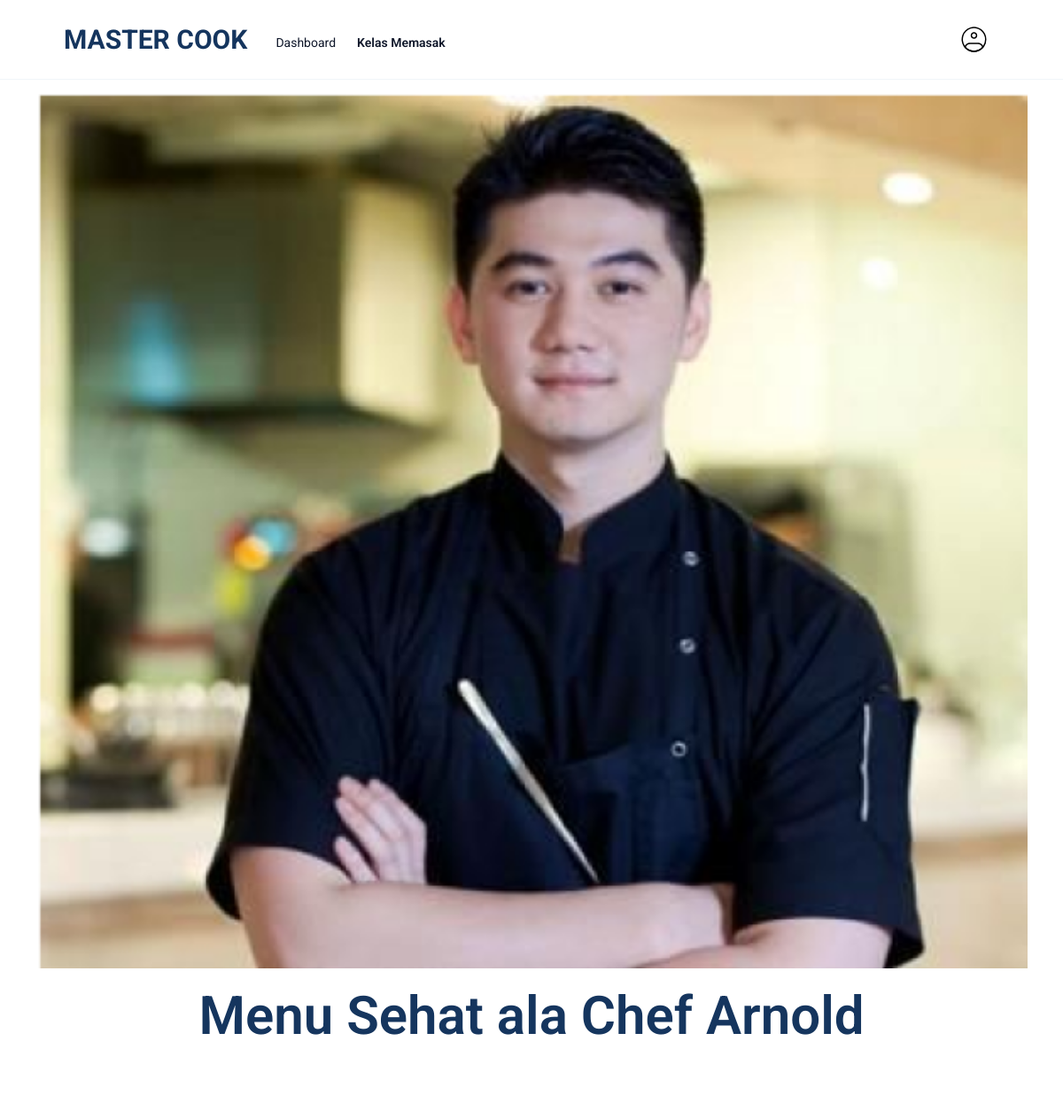
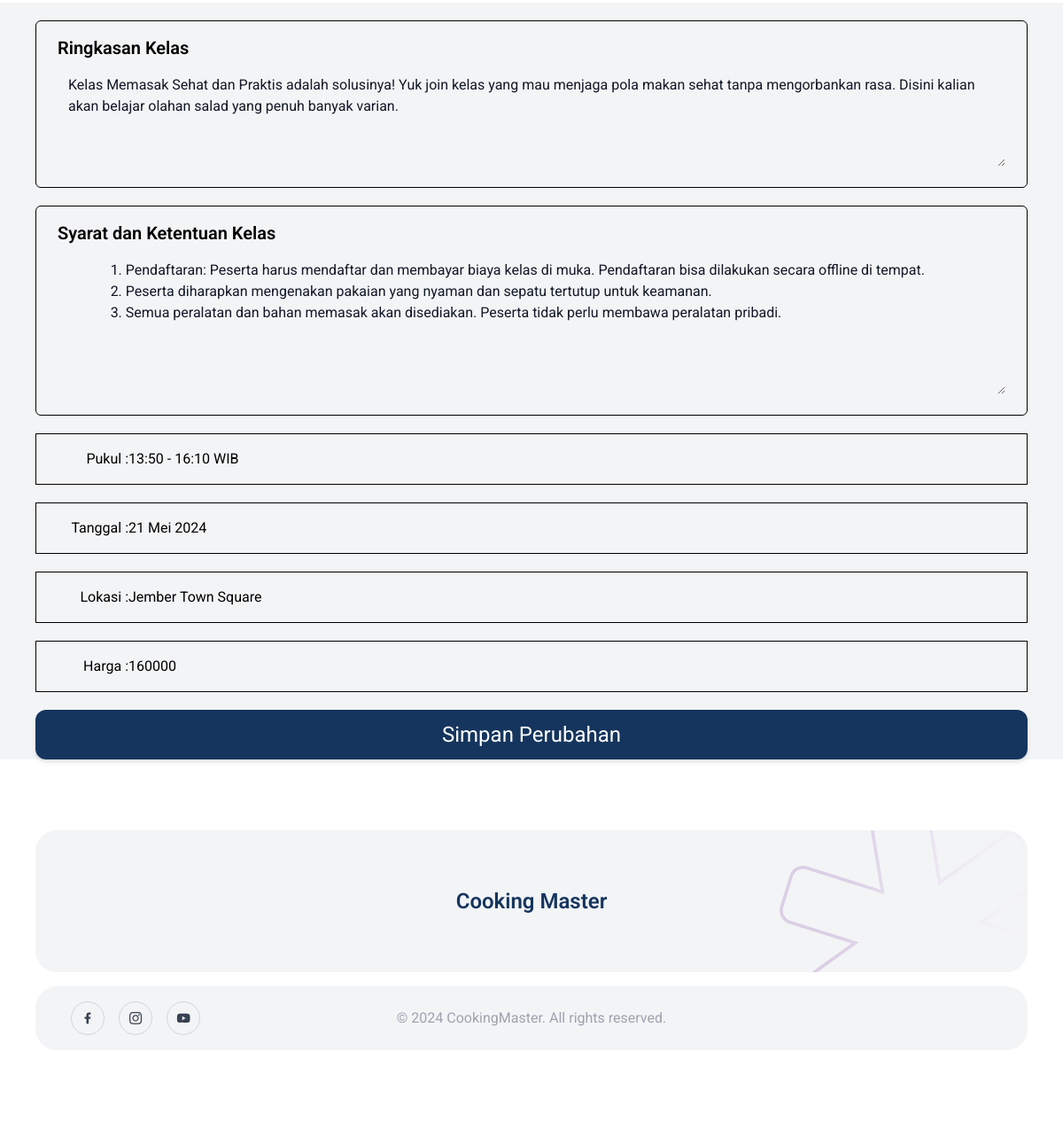
The page /master-cook/chef-edit-kelas/1 on the database its author committed (2 pictures, top to bottom).
### tables this page shows
CREATE TABLE `kelas_masak` (
  `id` int NOT NULL,
  `judul` varchar(60) NOT NULL,
  `ringkasan` text NOT NULL,
  `syarat_dan_ketentuan` text NOT NULL,
  `poster` varchar(100) NOT NULL,
  `pukul` varchar(40) NOT NULL,
  `tanggal` varchar(40) NOT NULL,
  `lokasi` varchar(255) NOT NULL,
  `harga` int NOT NULL,
  `id_user` int NOT NULL
);

### app/View.php (called while the page is built, shortened)
<?php
class View
{
    public static function set(string $page, array $data=[]): void
    {
        extract($data);
        include 'app/Views/'.$page.'.php';
    }
}
?>

### app/controllers/KelasController.php (called while the page is built, shortened)
<?php
class KelasController
{
    public function chefEditKelas($id)
    {
        $mkelas_masak = new KelasMasak();
        $kelas_masak = $mkelas_masak->find($id);
        $muser = new User();
        $user = $muser->find($_SESSION['id']);
        View::set('chef/ubah-kelas-chef',[
            'kelas_masak' => $kelas_masak,
            'user' => $user
        ]);
    }
}
?>

### index.php (called while the page is built, shortened)
<?php
Router::run();
?>

### app/models/kelas_masak.php (called while the page is built, shortened)
<?php
class KelasMasak
{
    private $db;
    private $table = 'kelas_masak';
    public function __construct() {
        $this->db = new Database();
    }
    public function find($value,$column = 'id')
    {
        return $this->db->readOne($this->table,[$column,'=',$value]);
    }
}
?>

### app/Database.php (called while the page is built, shortened)
<?php
class Database
{
    private string $driver = 'mysql';
    private string $host = 'localhost';
    private string $dbname = 'master_cook';
    private string $name = 'root';
    private string $password = '';
    protected \PDO|null $connection = null;
    private function connect(): void
    {
        try {
            $connection = new \PDO($this->driver . ':'.'host=' . $this->host .';dbname=' . $this->dbname, $this->name, $this->password);
            $this->connection = $connection;
        } catch (\PDOException $e) {
            throw $e;
        }
    }
    private function close(): void
    {
        $this->connection = null;
    }
    public function executeQuery(string $sql, array $data = [], bool $fetch_all = false): array|bool
    {
        $this->connection->setAttribute(\PDO::ATTR_ERRMODE, \PDO::ERRMODE_EXCEPTION);
        $statement = $this->connection->prepare($sql);
        $statement->execute($data);
        if($fetch_all) {
            $result = $statement->fetchAll(\PDO::FETCH_ASSOC);
        } else {
            $result = $statement->fetch(\PDO::FETCH_ASSOC);
        }
        return $result;
    }
    public function readOne(string $table, array $condition = [], string $columns = '*'): array|false
    {
        try {
            $sql = "SELECT ". $columns ." FROM $table WHERE ". $condition[0] . " " . $condition[1] . " :" . $condition[0] ." ;";
            $data = [$condition[0] => $condition[2]];
            $result = $this->executeQuery($sql,$data);
            return $result?? null;
        } catch (\PDOException $e) {
            throw $e;
        }
    }
}
?>

### app/views/chef/ubah-kelas-chef.php (the view, shortened to what this page needs)
<!DOCTYPE html>
<html lang="en">
<head>
    <link href="../../master-cook/public/dist/output.css" rel="stylesheet">
</head>
<body class="font-roboto">
<?php $baseurl = '/master-cook/' ?>
    <header class="sticky inset-0 z-50 border-b border-slate-100 bg-white/80 backdrop-blur-lg">
        <nav class="mx-auto flex max-w-6xl gap-8 px-6 transition-all duration-200 ease-in-out lg:px-12 py-4">
            <div class="relative flex items-center">
                <h1 class="justify-center text-3xl font-bold text-light-logo cursor-pointer">MASTER COOK</h1>
            </div>
            <ul class="hidden items-center justify-center gap-6 md:flex">
                <li class="pt-1.5 font-dm text-sm font-normal text-slate-900">
                    <a href="dashboard-chef.html">Dashboard</a>
                </li>
                <li class="pt-1.5 font-dm text-sm font-semibold text-slate-900">
                    <a href="#">Kelas Memasak</a>
                </li>
            </ul>
            <div class="flex-grow"></div>
            <a href="<?=$baseurl . 'chef-profil'?>" class="hidden items-center justify-center gap-10 md:flex">
                <img src="../image/user1.svg" alt="" class="w-full h-[50%]">
            </a>
        </nav>
    </header>
    <div class="flex flex-col space-y-5 mx-10">
        <img src="../image/kelas/<?=$kelas_masak['poster']?>" alt="" class="w-full pt-4">
    </div>
    <div class="my-6 text-center">
        <h3 class="text-light-logo text-6xl font-semibold"><?= $kelas_masak['judul'];?></h3>
    </div>
    <div class="bg-gray-100 mt-20">
        <form action="<?=$baseurl . 'chef-edit-kelas'?>" method="POST" class="flex flex-col space-y-5 mx-10">
            <div class="mb-4 border border-black py-4 rounded-md px-6">
                <label class="block text-black text-xl font-semibold mb-2">
                    Ringkasan Kelas
                </label>
                <textarea
                    class="rounded-xl w-full py-2 px-3 text-gray-900 font-normal bg-transparent outline-none"
                    name="ringkasan" rows="4" placeholder=""><?=$kelas_masak['ringkasan']?></textarea>
            </div>
            <div class="mb-4 border border-black py-4 rounded-md px-6">
                <label class="block text-black text-xl font-semibold mb-2">
                    Syarat dan Ketentuan Kelas
                </label>
                <textarea
                    class="rounded-xl w-full py-2 px-3 text-gray-900 font-normal bg-transparent outline-none"
                    name="syarat_dan_ketentuan" rows="6" placeholder=""><?=$kelas_masak['syarat_dan_ketentuan']?></textarea>
            </div>
            <div class="flex items-center mb-5 border border-black py-2 px-6">
                <label class="w-20 inline-block text-right  text-black">Pukul : </label>
                <input name="pukul" value="<?=$kelas_masak['pukul']?>" required="" type="text" class=" flex-1 py-2 bg-gray-100 placeholder-gray-300 outline-none ">
            </div>
            <div class="flex items-center mb-5 border border-black py-2 px-6">
                <label class="w-20 inline-block text-right  text-black">Tanggal : </label>
                <input name="tanggal" value="<?=$kelas_masak['tanggal']?>" required="" type="text" class=" flex-1 bg-gray-100 py-2 placeholder-gray-300 outline-none ">
            </div>
            <div class="flex items-center mb-5 border border-black py-2 px-6">
                <label class="w-20 inline-block text-right  text-black">Lokasi :  </label>
                <input name="lokasi" value="<?=$kelas_masak['lokasi']?>" required="" type="text" class=" flex-1 bg-gray-100 py-2 placeholder-gray-300 outline-none ">
            </div>
            <div class="flex items-center mb-5 border border-black py-2 px-6">
                <label class="w-20 inline-block text-right  text-black">Harga : </label>
                <input name="harga" value="<?=$kelas_masak['harga']?>" required="" type="text" class=" flex-1 bg-gray-100 py-2 placeholder-gray-300 outline-none ">
            </div>
            <button class=" py-3 px-4 flex w-full justify-center bg-light-logo hover:bg-blue-900 text-white text-2xl font-normal shadow-md rounded-xl"
                type="submit">Simpan Perubahan
            </button>
        </form>
    </div>
    <section class="py-20 bg-white">
        <div class="grid grid-cols-1 gap-x-6 gap-y-4 px-10">
            <div class="rounded-3xl w-full h-[10rem] flex flex-col justify-center items-center bg-gray-100 text-center relative">
                <img src="../image/Vector.png" alt="" class="right-0 w-[25%] absolute z-10 h-full">
                <h1 class="text-center text-2xl font-semibold text-light-logo">Cooking Master</h1>
            </div>
            <div class="rounded-3xl w-full py-6 bg-gray-100 text-center">
                <div class="flex items-center gap-6 justify-center relative">
                    <h1 class=" text-base font-normal text-gray-400 text-center">© 2024 CookingMaster. All rights reserved.</h1>
                    <div class="absolute top-1/2 flex gap-4 -translate-y-1/2 left-10">
                        <a href="#"
                            class="border border-gray-300 p-2 rounded-full aspect-square text-gray-700 transition-all duration-500 hover:text-indigo-600 hover:border-indigo-600 focus-within:outline-0 focus-within:text-indigo-600 focus-within:border-indigo-600">
                        </a>
                        <a href="#"
                        class="border border-gray-300 p-2 rounded-full aspect-square text-gray-700 transition-all duration-500 hover:text-indigo-600 hover:border-indigo-600 focus-within:outline-0 focus-within:text-indigo-600 focus-within:border-indigo-600">
                        </a>
                        <a href="#"
                        class="border border-gray-300 p-2 rounded-full aspect-square text-gray-700 transition-all duration-500 hover:text-indigo-600 hover:border-indigo-600 focus-within:outline-0 focus-within:text-indigo-600 focus-within:border-indigo-600">
                        </a>
                    </div>
                </div>
            </div>
        </div>
    </section>
</body>
</html>

### app/Router.php (shortened to what this page needs)
<?php
class Router
{
    private static array $routes = [];
    public static function add(string $method,
                               string $path,
                               string $controller,
                               string $function,
                               array  $middlewares = []): void
    {
        self::$routes[] = [
            'method' => $method,
            'path' => $path,
            'controller' => $controller,
            'function' => $function,
            'middlewares' => $middlewares
        ];
    }
    public static function run(): void
    {
        $path = '/master-cook/';
        if (isset($_SERVER['REQUEST_URI'])) $path = $_SERVER['REQUEST_URI'];
        $method = $_SERVER['REQUEST_METHOD'];
        foreach (self::$routes as $route) {
            $pattern = '#^' . $route['path'] . '$#';
            if (preg_match($pattern, $path, $variables) && $method == $route['method']) {
                $controller = new $route['controller'];
                $function = $route['function'];
                array_shift($variables);
                call_user_func_array([$controller, $function], $variables);
                return;
            }
        }
    }
}
?>

### rows shown on the page
kelas_masak: poster (picture), judul "Menu Sehat ala Chef Arnold", ringkasan "Kelas Memasak Sehat dan Praktis adalah solusinya! Yuk join kelas yang mau menjaga pola makan sehat tanpa mengorbankan rasa. Disini kalian akan belajar olahan salad yang penuh banyak varian.", syarat_dan_ketentuan "1. Pendaftaran: Peserta harus mendaftar dan membayar biaya kelas di muka. Pendaftaran bisa dilakukan secara offline di tempat. 2. Peserta diharapkan mengenakan pakaian yang nyaman dan sepatu tertutup untuk keamanan. 3. Semua peralatan dan bahan memasak akan disediakan. Peserta tidak perlu membawa peralatan pribadi.", pukul "13:50 - 16:10 WIB", tanggal "21 Mei 2024", lokasi "Jember Town Square", harga "160000"
